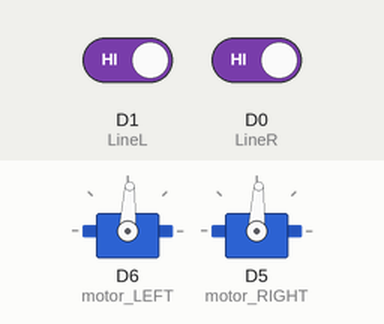
Bench run of a sketch on a simulated ESP8266 (NodeMCU). Parts: 2 × servo. Inputs (shaded band) come from the test bench; at power-on: D1 (LineL) HIGH, D0 (LineR) HIGH.

Above: at 1.2 s.
1.3 s: D1 (LineL) driven LOW
At 2.2 s:
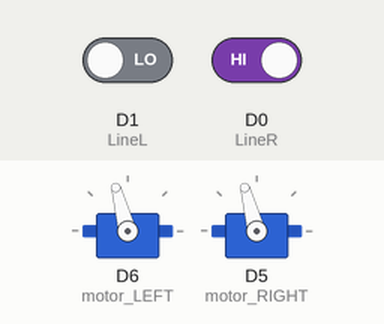
2.8 s: D0 (LineR) driven LOW
At 3.5 s:
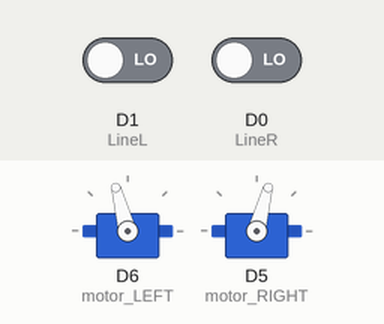
4.3 s: D1 (LineL) driven HIGH
At 5.5 s:
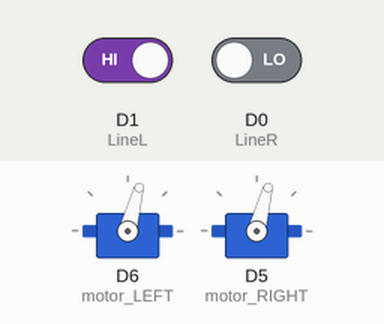
5.8 s: D0 (LineR) driven HIGH
At 7.0 s:
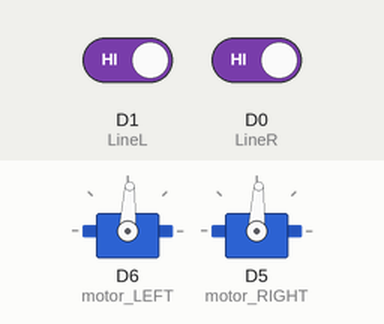
Timing chart, 0 to 8.3 s (numbered marks = the images above; inputs shaded):
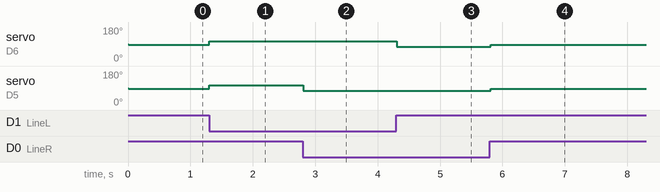

The sketch:

SuiviLigne.ino
```cpp
#include <Servo.h>

/**
 * 0 : blanc
 * 1 : noir
 */
#define LineR D0
#define LineL D1


Servo motor_LEFT;
Servo motor_RIGHT;

int LineRVal;
int LineLVal;

void setup() {

  Serial.begin(9600);

  pinMode(LineR, INPUT);
  pinMode(LineL, INPUT);

  motor_LEFT.attach(D6, 900, 2100);
  motor_RIGHT.attach(D5, 900, 2100);

}

void loop() {
  delay(10);
  LineLVal = digitalRead(LineL);
  LineRVal = digitalRead(LineR);

  //Serial.print(LineLVal); Serial.print(" "); Serial.print(LineRVal);

  if(LineLVal == 0 && LineRVal == 0) {//Avancer tout droit
      motor_LEFT.write(1600);
      motor_RIGHT.write(1400);
      //Serial.println(" : Tout droit !!!");
  } else if(LineLVal == 0 && LineRVal == 1) { //Tourner à droite
      motor_LEFT.write(1600);
      motor_RIGHT.write(1600);
      //Serial.println(" : Droite");
  } else if(LineLVal == 1 && LineRVal == 0) { //Tourner à gauche
      motor_LEFT.write(1400);
      motor_RIGHT.write(1400);
      //Serial.println(" : Gauche");
  } else if(LineLVal == 1 && LineRVal == 1) { //Attendre
      motor_LEFT.write(1480);
      motor_RIGHT.write(1480);
      //Serial.println(" : Attente");
  }
}
```

Measured:
- after the input at 1.3 s, servo on D6 (motor_LEFT), servo on D5 (motor_RIGHT): 87° → 105° at once
- after the input at 2.8 s, servo on D5 (motor_RIGHT): 105° → 75° at once
- after the input at 4.3 s, servo on D6 (motor_LEFT): 105° → 75° at once
- after the input at 5.8 s, servo on D6 (motor_LEFT), servo on D5 (motor_RIGHT): 75° → 87° at once
